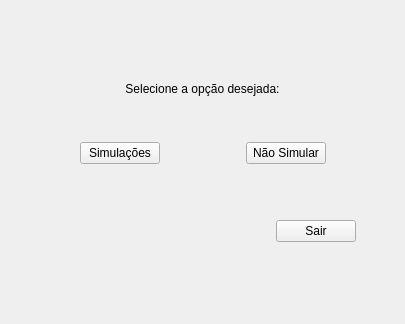
<?xml version="1.0" encoding="UTF-8"?>
<ui version="4.0">
 <class>ViewOpcao</class>
 <widget class="QMainWindow" name="ViewOpcao">
  <property name="geometry">
   <rect>
    <x>0</x>
    <y>0</y>
    <width>405</width>
    <height>324</height>
   </rect>
  </property>
  <property name="sizePolicy">
   <sizepolicy hsizetype="Ignored" vsizetype="Ignored">
    <horstretch>0</horstretch>
    <verstretch>0</verstretch>
   </sizepolicy>
  </property>
  <property name="minimumSize">
   <size>
    <width>405</width>
    <height>324</height>
   </size>
  </property>
  <property name="maximumSize">
   <size>
    <width>405</width>
    <height>324</height>
   </size>
  </property>
  <property name="baseSize">
   <size>
    <width>405</width>
    <height>324</height>
   </size>
  </property>
  <property name="windowTitle">
   <string>SysInventFlor - Escolha Inicial</string>
  </property>
  <widget class="QWidget" name="centralwidget">
   <layout class="QGridLayout" name="gridLayout">
    <item row="8" column="1">
     <layout class="QHBoxLayout" name="horizontalLayout_2">
      <item>
       <spacer name="horizontalSpacer_4">
        <property name="orientation">
         <enum>Qt::Horizontal</enum>
        </property>
        <property name="sizeHint" stdset="0">
         <size>
          <width>40</width>
          <height>20</height>
         </size>
        </property>
       </spacer>
      </item>
      <item>
       <widget class="QPushButton" name="btnSair">
        <property name="text">
         <string>Sair</string>
        </property>
       </widget>
      </item>
      <item>
       <spacer name="horizontalSpacer_5">
        <property name="orientation">
         <enum>Qt::Horizontal</enum>
        </property>
        <property name="sizeType">
         <enum>QSizePolicy::Minimum</enum>
        </property>
        <property name="sizeHint" stdset="0">
         <size>
          <width>40</width>
          <height>20</height>
         </size>
        </property>
       </spacer>
      </item>
     </layout>
    </item>
    <item row="1" column="1">
     <widget class="QLabel" name="label">
      <property name="locale">
       <locale language="Portuguese" country="Brazil"/>
      </property>
      <property name="text">
       <string>Selecione a opção desejada:</string>
      </property>
      <property name="alignment">
       <set>Qt::AlignCenter</set>
      </property>
     </widget>
    </item>
    <item row="0" column="1">
     <spacer name="verticalSpacer_3">
      <property name="orientation">
       <enum>Qt::Vertical</enum>
      </property>
      <property name="sizeType">
       <enum>QSizePolicy::Expanding</enum>
      </property>
      <property name="sizeHint" stdset="0">
       <size>
        <width>20</width>
        <height>40</height>
       </size>
      </property>
     </spacer>
    </item>
    <item row="2" column="1">
     <spacer name="verticalSpacer_2">
      <property name="orientation">
       <enum>Qt::Vertical</enum>
      </property>
      <property name="sizeType">
       <enum>QSizePolicy::Fixed</enum>
      </property>
      <property name="sizeHint" stdset="0">
       <size>
        <width>20</width>
        <height>40</height>
       </size>
      </property>
     </spacer>
    </item>
    <item row="3" column="1">
     <layout class="QHBoxLayout" name="horizontalLayout">
      <item>
       <spacer name="horizontalSpacer_2">
        <property name="orientation">
         <enum>Qt::Horizontal</enum>
        </property>
        <property name="sizeHint" stdset="0">
         <size>
          <width>40</width>
          <height>20</height>
         </size>
        </property>
       </spacer>
      </item>
      <item>
       <widget class="QPushButton" name="btnSimulacoes">
        <property name="text">
         <string>Simulações</string>
        </property>
       </widget>
      </item>
      <item>
       <spacer name="horizontalSpacer">
        <property name="orientation">
         <enum>Qt::Horizontal</enum>
        </property>
        <property name="sizeType">
         <enum>QSizePolicy::Fixed</enum>
        </property>
        <property name="sizeHint" stdset="0">
         <size>
          <width>80</width>
          <height>20</height>
         </size>
        </property>
       </spacer>
      </item>
      <item>
       <widget class="QPushButton" name="btnNaoSimular">
        <property name="text">
         <string>Não Simular</string>
        </property>
       </widget>
      </item>
      <item>
       <spacer name="horizontalSpacer_3">
        <property name="orientation">
         <enum>Qt::Horizontal</enum>
        </property>
        <property name="sizeHint" stdset="0">
         <size>
          <width>40</width>
          <height>20</height>
         </size>
        </property>
       </spacer>
      </item>
     </layout>
    </item>
    <item row="4" column="1">
     <spacer name="verticalSpacer">
      <property name="orientation">
       <enum>Qt::Vertical</enum>
      </property>
      <property name="sizeType">
       <enum>QSizePolicy::Preferred</enum>
      </property>
      <property name="sizeHint" stdset="0">
       <size>
        <width>20</width>
        <height>50</height>
       </size>
      </property>
     </spacer>
    </item>
    <item row="9" column="1">
     <spacer name="verticalSpacer_4">
      <property name="orientation">
       <enum>Qt::Vertical</enum>
      </property>
      <property name="sizeHint" stdset="0">
       <size>
        <width>20</width>
        <height>40</height>
       </size>
      </property>
     </spacer>
    </item>
   </layout>
  </widget>
 </widget>
 <resources/>
 <connections/>
</ui>
